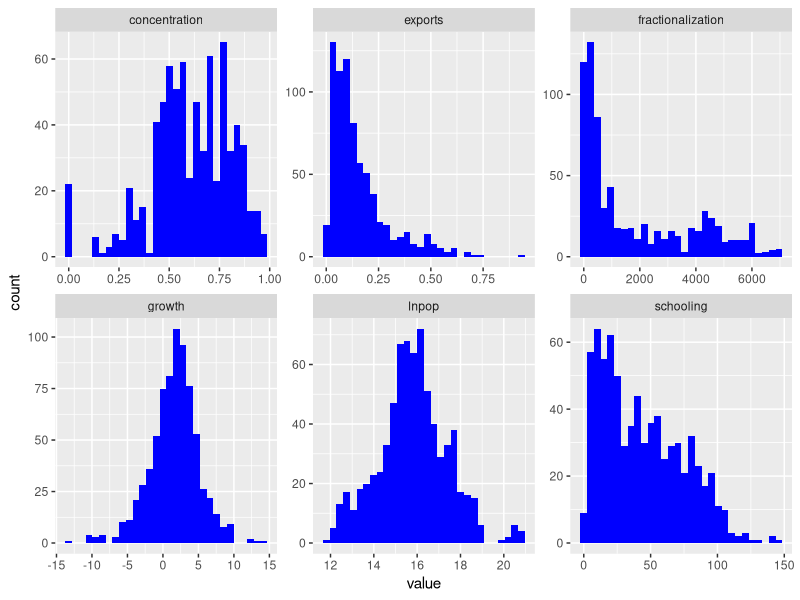
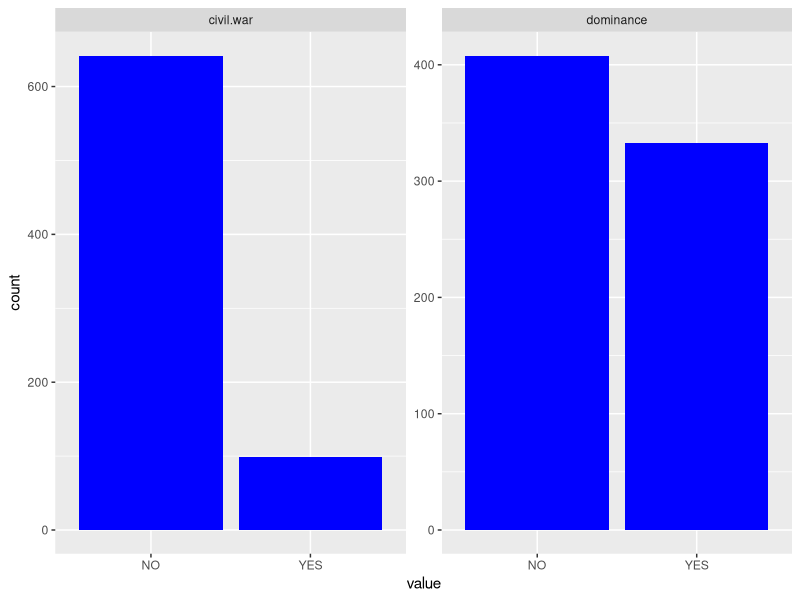

Source code (R) for these figures, in order:
## ---- chunk 1
suppressMessages(library(tidyverse))

df <- read.csv("civilWar.csv",stringsAsFactors = TRUE) 
df <- na.omit(df) #remove observations that are missing predictor values

summary(df)
## ---- chunk 2
#quantitative variables are grouped together and visualized

df.quant <- df %>% select(.,exports,schooling,growth,concentration,lnpop,fractionalization) %>% gather(.)

ggplot(data=df.quant,mapping=aes(x=value)) + 
  geom_histogram(fill="blue") + 
  facet_wrap(~key,scales='free')
## ---- chunk 3
#qualitative variables are grouped together and visualized 

df.qual <- df %>% select(.,dominance,civil.war) %>% gather(.)

ggplot(data=df.qual,mapping=aes(x=value)) +
geom_bar(fill="blue") + 
  facet_wrap(~key,scales='free')

## ---- chunk 4

